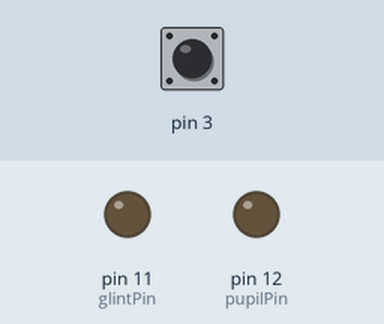
A sketch run on a simulated Arduino Uno, built with avr-gcc and run on an emulated ATmega328P. On the bench: output pins drawn as LEDs (lit = HIGH). Dashed ring = blinking. The test bench sets the inputs (shaded band); at power-on: pin 3 LOW.

Above: at 1.2 s.
1.3 s: pin 3 pulsed HIGH 5 times (0.12 s each, 0.3 s apart)
At 1.61 s:
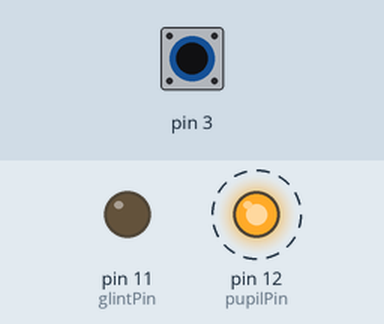
At 2.0 s:
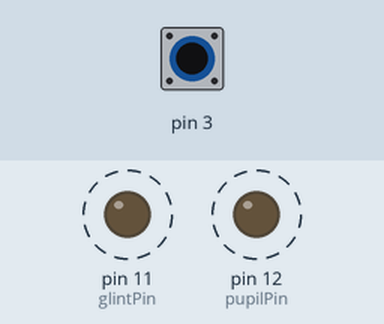
Timing chart, 0 to 4.3 s (numbered marks = the images above; inputs shaded):
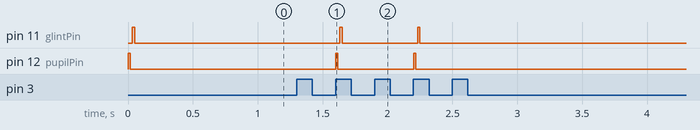

Measured:
- after the input at 1.3 s, pin 11 (glintPin): alternates HIGH for 0.02 s and LOW for 0.58 s, 4 changes in all, then stays LOW, starting after 0.33 s; pin 12 (pupilPin): alternates HIGH for 0.02 s and LOW for 0.58 s, 4 changes in all, then stays LOW, starting after 0.30 s

The sketch:

StrobeEye.ino
```cpp
/*
 StrobeEye
 http://www.eyewriter.org/

 The strobe (also called vertical sync) from a camera is broken out and
 drives an interrupt on pin 3 (interrupt 1). The loop() uses the offset
 defined by vsync() to determine whether the LEDs on pin 11 or the LEDs
 on pin 12 should be on.
*/

/*
 This should be set to the same fps you expect the camera to capture at.
*/
const float fps = 30;

/*
 If you are using a PS3Eye or other rolling shutter camera, you also
 need to set the exposure. An exposure value of 1 means the camera is
 exposing half the sensor at any given moment, and an exposure value of
 0 means the sensor is exposing only one row at any given moment.
*/
const float exposure = 1;

/*
 For nicer cameras with global shutters, define USE_GLOBAL_SHUTTER.
 This will disable the use of the exposure variable, and leave the LEDs
 on as long as possible.
*/
//#define USE_GLOBAL_SHUTTER

/*
 Most cameras have a strobe signal that is tied to HIGH, and brought to
 LOW when a frame is captured. If you are buffering the signal with a
 transistor, this will invert the behavior and the polarity of the change
 will probably be RISING. If you are tapping the strobe directly, the
 polarity will probably be FALLING.
*/
const int polarity = RISING;

/*
 Feel free to use different LED output pins.
*/
const int glintPin = 11;
const int pupilPin = 12;

/*
 The rest of the code shouldn't change between setups.
*/
const int interrupt = 1;
volatile unsigned long offset = 0;
volatile boolean firstFrame = true;
const float microScale = 1000000;
const float totalTime = microScale / fps;
const float cutoff = 1 - (exposure / 2);

float position;

void setup() {
 pinMode(pupilPin, OUTPUT);
 pinMode(glintPin, OUTPUT);
 attachInterrupt(interrupt, vsync, polarity);
}

void loop() {
 position = (float) (micros() - offset) / totalTime;
 #ifdef USE_GLOBAL_SHUTTER
  if(position < 1) {
   digitalWrite(pupilPin, HIGH);
   digitalWrite(glintPin, LOW);
 } else {
   digitalWrite(pupilPin, LOW);
   digitalWrite(glintPin, HIGH);
 }
 #else
 if(position < cutoff) {
   digitalWrite(pupilPin, HIGH);
   digitalWrite(glintPin, LOW);
 } else if (position > 1 && position - 1 < cutoff) {
   digitalWrite(pupilPin, LOW);
   digitalWrite(glintPin, HIGH);
 } else {
   digitalWrite(pupilPin, LOW);
   digitalWrite(glintPin, LOW);
 }
 #endif
}

void vsync() {
 firstFrame = !firstFrame;
 if(firstFrame)
   offset = micros();
}
```
